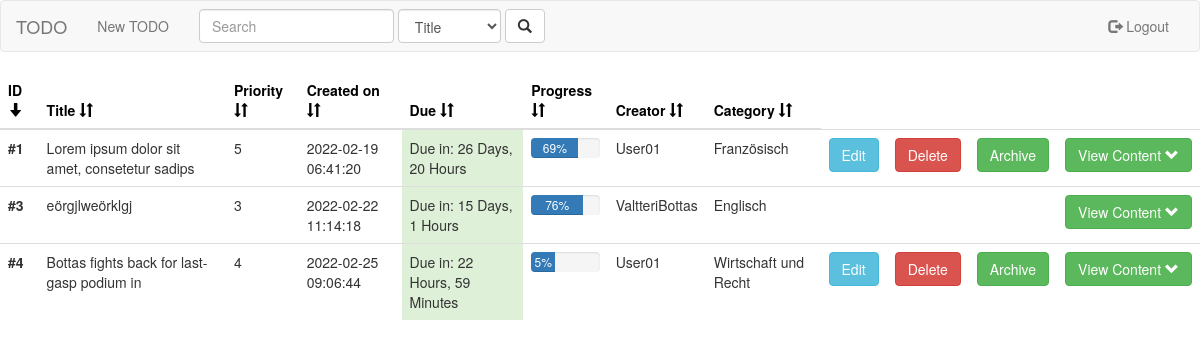
Screenshot of /index.php (signed in) with the database file from the repository.
### tables this page shows
CREATE TABLE `todo` (
  `todo_ID` int(11) NOT NULL AUTO_INCREMENT,
  `title` varchar(45) DEFAULT NULL,
  `content` text DEFAULT NULL,
  `createDate` datetime DEFAULT NULL,
  `dueDate` datetime DEFAULT NULL,
  `progress` int(11) DEFAULT NULL,
  `priority` int(11) DEFAULT NULL,
  `archived` int(11) DEFAULT NULL,
  `category_tag_ID` int(11) NOT NULL,
  `users_ID` int(11) NOT NULL,
  PRIMARY KEY (`todo_ID`),
  KEY `fk_todo_category` (`category_tag_ID`),
  KEY `fk_todo_users1` (`users_ID`),
  CONSTRAINT `fk_todo_category` FOREIGN KEY (`category_tag_ID`) REFERENCES `category` (`tag_ID`) ON DELETE CASCADE ON UPDATE CASCADE,
  CONSTRAINT `fk_todo_users1` FOREIGN KEY (`users_ID`) REFERENCES `users` (`ID`) ON DELETE CASCADE ON UPDATE CASCADE
);

CREATE TABLE `users` (
  `ID` int(11) NOT NULL AUTO_INCREMENT,
  `username` varchar(45) DEFAULT NULL,
  `firstName` varchar(45) DEFAULT NULL,
  `lastName` varchar(45) DEFAULT NULL,
  `hash` varchar(255) DEFAULT NULL,
  `status` tinyint(4) DEFAULT NULL,
  PRIMARY KEY (`ID`)
);

CREATE TABLE `category` (
  `tag_ID` int(11) NOT NULL AUTO_INCREMENT,
  `name` varchar(45) DEFAULT NULL,
  PRIMARY KEY (`tag_ID`)
);

### backend.php (the view, shortened to what this page needs)
<?php
function dbConnector(){
    $host     = 'localhost';
    $username = "root";
    $password = '';
    $database = 'm151';
    $mysqli = new mysqli($host, $username, $password, $database);
    return $mysqli;
}
function todoPage($viewTodo = "", $search = ""){
    $output = '<table class="table" id="myTable">
                  <thead>
                    <tr>';
    if(isset($_SESSION['sortRow'])){
        if($_SESSION['sortRow'] == "t.todo_ID"){
            if(isset($_SESSION['sortDir']) && $_SESSION['sortDir'] == "asc"){
                $output .= '<th scope="col"><a id="btn" href="backend.php?sortRow=id&sortDir=desc">ID <span class="glyphicon glyphicon glyphicon-arrow-down" aria-hidden="true"></span></a></th>';
            }else{
                $output .= '<th scope="col"><a id="btn" href="backend.php?sortRow=id&sortDir=asc">ID <span class="glyphicon glyphicon glyphicon-arrow-up" aria-hidden="true"></span></a></th>';
            }
        }else{
            $output .= '<th scope="col"><a id="btn" href="backend.php?sortRow=id&sortDir=asc">ID <span class="glyphicon glyphicon-sort" aria-hidden="true"></span></a></th>';
        }
        if($_SESSION['sortRow'] == "t.title"){
            if(isset($_SESSION['sortDir']) && $_SESSION['sortDir'] == "asc"){
                $output .= '<th scope="col"><a id="btn" href="backend.php?sortRow=title&sortDir=desc">Title <span class="glyphicon glyphicon glyphicon-arrow-down" aria-hidden="true"></span></a></th>';
            }else{
                $output .= '<th scope="col"><a id="btn" href="backend.php?sortRow=title&sortDir=asc">Title <span class="glyphicon glyphicon glyphicon-arrow-up" aria-hidden="true"></span></a></th>';
            }
        }else{
            $output .= '<th scope="col"><a id="btn" href="backend.php?sortRow=title&sortDir=asc">Title <span class="glyphicon glyphicon-sort" aria-hidden="true"></span></a></th>';
        }
        if($_SESSION['sortRow'] == "t.priority"){
            if(isset($_SESSION['sortDir']) && $_SESSION['sortDir'] == "asc"){
                $output .= '<th scope="col"><a id="btn" href="backend.php?sortRow=priority&sortDir=desc">Priority <span class="glyphicon glyphicon glyphicon-arrow-down" aria-hidden="true"></span></a></th>';
            }else{
                $output .= '<th scope="col"><a id="btn" href="backend.php?sortRow=priority&sortDir=asc">Priority <span class="glyphicon glyphicon glyphicon-arrow-up" aria-hidden="true"></span></a></th>';
            }
        }else{
            $output .= '<th scope="col"><a id="btn" href="backend.php?sortRow=priority&sortDir=asc">Priority <span class="glyphicon glyphicon-sort" aria-hidden="true"></span></a></th>';
        }
        if($_SESSION['sortRow'] == "t.createDate"){
            if(isset($_SESSION['sortDir']) && $_SESSION['sortDir'] == "asc"){
                $output .= '<th scope="col"><a id="btn" href="backend.php?sortRow=createDate&sortDir=desc">Created on <span class="glyphicon glyphicon glyphicon-arrow-down" aria-hidden="true"></span></a></th>';
            }else{
                $output .= '<th scope="col"><a id="btn" href="backend.php?sortRow=createDate&sortDir=asc">Created on <span class="glyphicon glyphicon glyphicon-arrow-up" aria-hidden="true"></span></a></th>';
            }
        }else{
            $output .= '<th scope="col"><a id="btn" href="backend.php?sortRow=createDate&sortDir=asc">Created on <span class="glyphicon glyphicon-sort" aria-hidden="true"></span></a></th>';
        }
        if($_SESSION['sortRow'] == "t.dueDate"){
            if(isset($_SESSION['sortDir']) && $_SESSION['sortDir'] == "asc"){
                $output .= '<th scope="col"><a id="btn" href="backend.php?sortRow=dueDate&sortDir=desc">Due <span class="glyphicon glyphicon glyphicon-arrow-down" aria-hidden="true"></span></a></th>';
            }else{
                $output .= '<th scope="col"><a id="btn" href="backend.php?sortRow=dueDate&sortDir=asc">Due <span class="glyphicon glyphicon glyphicon-arrow-up" aria-hidden="true"></span></a></th>';
            }
        }else{
            $output .= '<th scope="col"><a id="btn" href="backend.php?sortRow=dueDate&sortDir=asc">Due <span class="glyphicon glyphicon-sort" aria-hidden="true"></span></a></th>';
        }
        if($_SESSION['sortRow'] == "t.progress"){
            if(isset($_SESSION['sortDir']) && $_SESSION['sortDir'] == "asc"){
                $output .= '<th scope="col"><a id="btn" href="backend.php?sortRow=progress&sortDir=desc">Progress <span class="glyphicon glyphicon glyphicon-arrow-down" aria-hidden="true"></span></a></th>';
            }else{
                $output .= '<th scope="col"><a id="btn" href="backend.php?sortRow=progress&sortDir=asc">Progress <span class="glyphicon glyphicon glyphicon-arrow-up" aria-hidden="true"></span></a></th>';
            }
        }else{
            $output .= '<th scope="col"><a id="btn" href="backend.php?sortRow=progress&sortDir=asc">Progress <span class="glyphicon glyphicon-sort" aria-hidden="true"></span></a></th>';
        }
        if($_SESSION['sortRow'] == "u.username"){
            if(isset($_SESSION['sortDir']) && $_SESSION['sortDir'] == "asc"){
                $output .= '<th scope="col"><a id="btn" href="backend.php?sortRow=creator&sortDir=desc">Creator <span class="glyphicon glyphicon glyphicon-arrow-down" aria-hidden="true"></span></a></th>';
            }else{
                $output .= '<th scope="col"><a id="btn" href="backend.php?sortRow=creator&sortDir=asc">Creator <span class="glyphicon glyphicon glyphicon-arrow-up" aria-hidden="true"></span></a></th>';
            }
        }else{
            $output .= '<th scope="col"><a id="btn" href="backend.php?sortRow=creator&sortDir=asc">Creator <span class="glyphicon glyphicon-sort" aria-hidden="true"></span></a></th>';
        }
        if($_SESSION['sortRow'] == "c.name"){
            if(isset($_SESSION['sortDir']) && $_SESSION['sortDir'] == "asc"){
                $output .= '<th scope="col"><a id="btn" href="backend.php?sortRow=category&sortDir=desc">Category <span class="glyphicon glyphicon glyphicon-arrow-down" aria-hidden="true"></span></a></th>';
            }else{
                $output .= '<th scope="col"><a id="btn" href="backend.php?sortRow=category&sortDir=asc">Category <span class="glyphicon glyphicon glyphicon-arrow-up" aria-hidden="true"></span></a></th>';
            }
        }else{
            $output .= '<th scope="col"><a id="btn" href="backend.php?sortRow=category&sortDir=asc">Category <span class="glyphicon glyphicon-sort" aria-hidden="true"></span></a></th>';
        }
    }
    $output .= '</tr>
              </thead>
              <tbody>';
    $mysqli = dbConnector();
    $userID = $_SESSION['ID'];
    $order = "order by ".$_SESSION['sortRow']." ".$_SESSION['sortDir'];
    $query = "SELECT t.todo_ID, t.title, t.content, t.createDate, t.dueDate, t.progress, t.priority, u.username, t.users_ID, c.name, t.archived from m151.todo as t join m151.users as u on u.ID = t.users_ID join m151.category as c on c.tag_ID = t.category_tag_ID join m151.category_has_users uhc on c.tag_ID = uhc.category_tag_ID where uhc.users_ID = '$userID'".$search." ".$order.";";
    $result = $mysqli->query($query);
    if ($result->num_rows > 0) {
        while ($row = $result->fetch_assoc()) {
            if($row['archived'] == 0  || !empty($search)) {
                $id = $row['todo_ID'];
                $title = $row['title'];
                $content = $row['content'];
                $createDate = ltrim($row['createDate'], " ");
                $date1 = new DateTime($row['dueDate']);
                $date2 = new DateTime(date("Y-m-d H:i:s"));
                $timeLeft = calculateTime($date1, $date2);
                $progress = $row['progress'];
                $priority = $row['priority'];
                $creator = $row['username'];
                $creatorID = $row['users_ID'];
                $category = $row['name'];
                $output .= "<tr>
                          <th scope='row'>#$id</th>
                          <td style='word-wrap: break-word;'>$title</td>
                          <td>$priority</td>
                          <td>$createDate</td>
                          $timeLeft
                          <td><div class='progress'>
                                <div class='progress-bar' role='progressbar' aria-valuenow='0' aria-valuemin='0' aria-valuemax='100' style='min-width: 2em; width: $progress%;'>
                                    $progress%
                                </div>
                            </div></td>
                          <td>$creator</td>
                          <td>$category</td>";
                if ($userID == $creatorID) {
                    $output .= "<td><a class='btn btn-info' href='backend.php?editTodo=$id' role='button'>Edit</a></td>
                              <td><a class='btn btn-danger' href='backend.php?deleteTodo=$id' role='button'>Delete</a></td>
                              <td><a class='btn btn-success' href='backend.php?archiveTodo=$id' role='button'>Archive</a></td>";
                } else {
                    $output .= "<td colspan='3'></td>";
                }
                if (isset($viewTodo) && $viewTodo == $id) {
                    if(!empty($search)){
                        $output .= "<td><a class='btn btn-success' href='backend.php?page=viewSearched' role='button'>View Content <span class='glyphicon glyphicon-chevron-up' aria-hidden='true'></span></a></td>";
                    }else{
                        $output .= "<td><a class='btn btn-success' href='backend.php?page=default' role='button'>View Content <span class='glyphicon glyphicon-chevron-up' aria-hidden='true'></span></a></td>";
                    }
                    $output .= "</tr>
                            <tr><td colspan='13' style='word-wrap: break-word;'>$content</td></tr>";
                } else {
                    $output .= "<td><a class='btn btn-success' href='backend.php?viewTodo=$id' role='button'>View Content <span class='glyphicon glyphicon-chevron-down' aria-hidden='true'></span></a></td>
                        </tr>";
                }
            }
        }
    }else{
        $output .= "<td>no results</td>";
    }
    $output .= "</tbody></table>";
    return $output;
}
function calculateTime($date1, $date2){
    $interval = $date1->diff($date2);
    if($date1 > $date2){
        if($interval->y > 0){
            return "<td class='bg-success'>Due in: $interval->y Years, $interval->m Months</td>";
        }elseif ($interval->m >0){
            return "<td class='bg-success'>Due in: $interval->m Months, $interval->d Days</td>";
        }elseif ($interval->d > 0){
            return "<td class='bg-success'>Due in: $interval->d Days, $interval->h Hours</td>";
        }elseif ($interval->h > 0){
            return "<td class='bg-success'>Due in: $interval->h Hours, $interval->i Minutes</td>";
        }elseif ($interval->i > 0){
            return "<td class='bg-success'>Due in: $interval->i Minutes, $interval->s Seconds</td>";
        }elseif ($interval->s > 0){
            return "<td class='bg-success'>Due in: $interval->s Seconds!</td>";
        }else{
            return "<td class='bg-danger'>Due now!</td>";
        }
    }
    return "";
}

### index.php (shortened to what this page needs)
<?php
include 'backend.php';
?>
<!DOCTYPE html>
<html lang="en">
<head>
    <link rel="stylesheet" href="https://stackpath.bootstrapcdn.com/bootstrap/3.4.1/css/bootstrap.min.css">
</head>
<body>
    <nav class="navbar navbar-default">
        <div class="container-fluid">
            <div class="navbar-header">
                <a class="navbar-brand" href="backend.php?page=default">TODO</a>
            </div>
            <div class="collapse navbar-collapse" id="bs-example-navbar-collapse-1">
                <?php
                if(isset($_SESSION['admin']) && $_SESSION['admin'] == 0){
                    echo '<ul class="nav navbar-nav">
                    <li><a href="backend.php?page=newTodo">New TODO</a></li>
                </ul>
                <form class="navbar-form navbar-left" method="post" action="backend.php">
                    <div class="form-group">
                        <input type="text" name="searchTodos" id="searchTodos" class="form-control" placeholder="Search">
                    </div>
                    <div class="form-group">
                        <select name="column" id="column" class="form-control">
                            <option value="t.title">Title</option>
                            <option value="t.content">Content</option>
                            <option value="u.username">Creator</option>
                            <option value="c.name">Category</option>
                        </select>
                    </div>
                    <button type="submit" class="btn btn-default"><span class="glyphicon glyphicon-search" aria-hidden="true"></span></button>
                </form>
                <ul class="nav navbar-nav navbar-right">
                    <li><a href="backend.php?logout=true"><span class="glyphicon glyphicon-log-out" aria-hidden="true"></span> Logout</a></li>
                </ul>';
                }
                ?>
            </div>
        </div>
    </nav>
    <?php
    if(isset($_SESSION['page']) && preg_match("/login|todo|user|categor/i", $_SESSION['page'])){
        switch ($_SESSION['page']){
            case "todos":
                if(!empty($_SESSION['search'])){
                    echo todoPage("", $_SESSION['search']);
                }else{
                    echo todoPage();
                }
                break;
        }
    }
    ?>
</body>
</html>

### index.php (style rules this page uses)
#btn { color: black; cursor: pointer; text-decoration: none; }

### rows the page displays
todo: todo_ID "1", title "Lorem ipsum dolor sit amet, consetetur sadips", priority "5", createDate "2022-02-19 06:41:20", progress "69", users_ID.username "User01", category_tag_ID.name "Französisch"
todo: todo_ID "3", title "eörgjlweörklgj", priority "3", createDate "2022-02-22 11:14:18", progress "76", users_ID.username "ValtteriBottas", category_tag_ID.name "Englisch"
todo: todo_ID "4", title "Bottas fights back for last-gasp podium in", priority "4", createDate "2022-02-25 09:06:44", progress "5", users_ID.username "User01", category_tag_ID.name "Wirtschaft und Recht"
